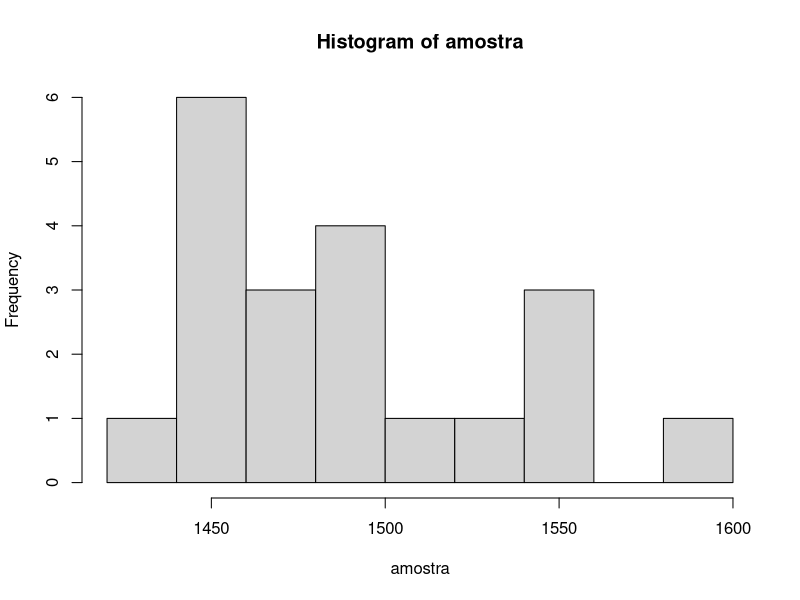

Reproduce this figure in R.
## ---- chunk 1
knitr::opts_chunk$set(echo = FALSE, eval = FALSE)
## ---- chunk 2
pnorm(q = 3.5, mean = 3.7, sd = 1)
1 - pnorm(q = 3.8, mean = 3.7, sd = 1)
pnorm(q = 4, mean = 3.7, sd = 1) - pnorm(q = 3, mean = 3.7, sd = 1)
qnorm(p = .95, mean = 3.7,sd = 1)
## ---- chunk 3
1 - pt(q = 1, df = 25)
pt(q = -1.22, df = 25)
qt(p = .975, df = 25)
## ---- chunk 4
1 - pnorm((101-100)/sqrt(25/30))
pnorm((98-100)/sqrt(25/30))
qnorm(.1) * sqrt(25/30) + 100
## ---- chunk 5
set.seed(987)
amostra <- round( rnorm(n = 20, mean = 1500, sd = 50) , 2)
amostra
## ---- chunk 6
media <- mean(amostra)
variancia <- var(amostra)
tgamma <- qt(.95, 19)
media - tgamma * sqrt(variancia/20)
media + tgamma * sqrt(variancia/20)
hist(amostra)
